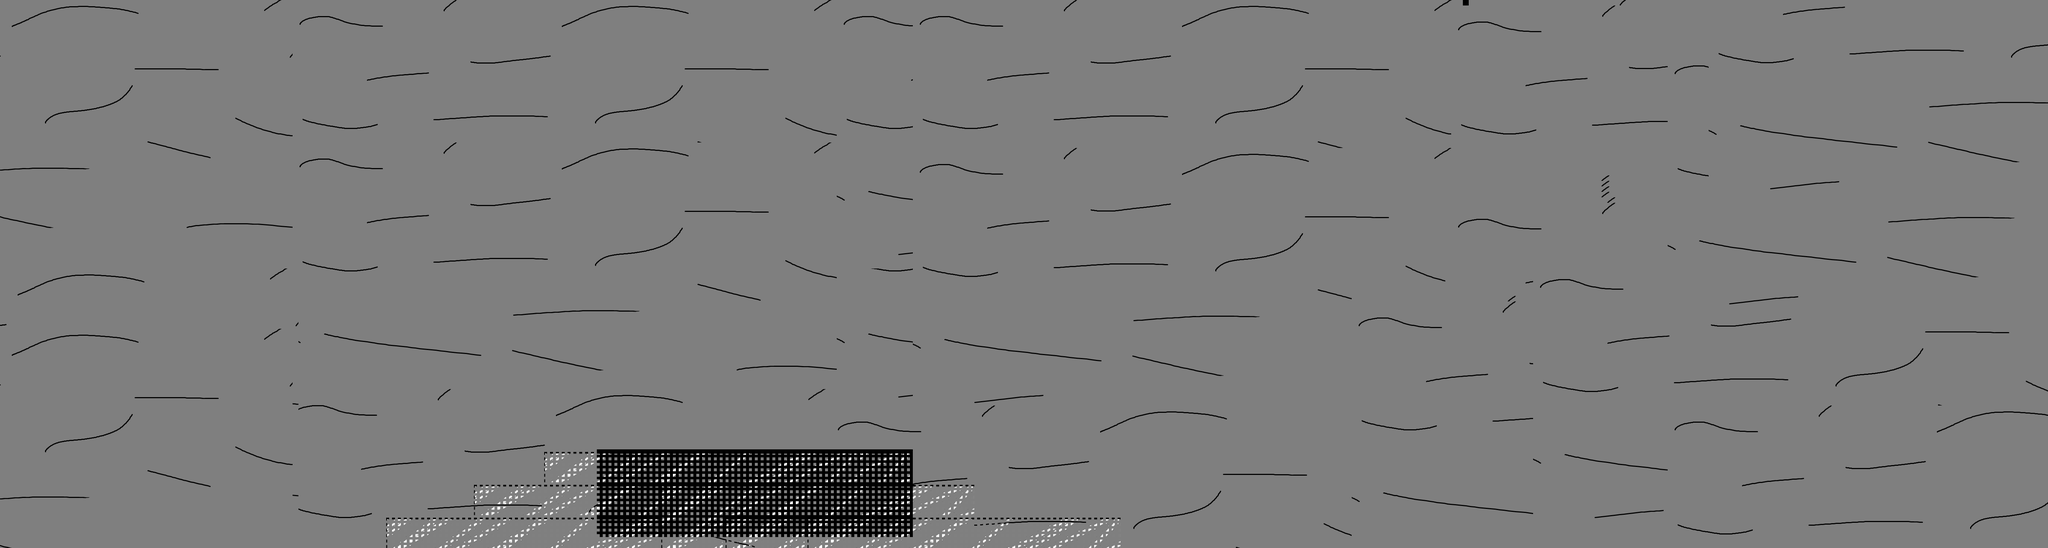

Below is a game level as drawn by its tile map, then a one-line description and the .tmx that defines it (tile-layer data replaced by summaries):
An orthogonal 350x100 tile map with 16x15 px tiles, 2 tile layers (cave, platform), 3 tilesets and 14 objects.

<map version="1.0" tiledversion="2017.12.07" orientation="orthogonal" renderorder="right-down" width="350" height="100" tilewidth="16" tileheight="15" infinite="0" nextobjectid="81">
 <tileset firstgid="1" source="../../caveBG.tsx" />
 <tileset firstgid="5347" source="platform.tsx" />
 <tileset firstgid="6211" source="platform.tsx" />
 <layer name="cave" width="350" height="100">
  <data>[35000 cells, 34999 non-empty, 5470 distinct tile ids]</data>
 </layer>
 <layer name="platform" width="350" height="100">
  <data>[35000 cells, 1596 non-empty, 390 distinct tile ids]</data>
 </layer>
 <objectgroup name="platform">
  <object id="18" x="2618.18" y="360.606" />
  <object id="33" x="1788" y="865.333" width="1.33333" height="1.33333" />
  <object id="60" x="1056" y="1410" width="1008" height="90" />
  <object id="61" x="1296" y="1320" width="672" height="90" />
  <object id="62" x="1488" y="1230" width="1008" height="90" />
  <object id="64" x="2416" y="1410" width="656" height="90" />
  <object id="67" x="1488.33" y="1232.33" width="1008" height="270" />
  <object id="70" x="0" y="1485" width="1056" height="15" />
  <object id="71" x="3072" y="1485" width="704" height="15" />
  <object id="72" x="3776" y="1485" width="1808" height="15" />
  <object id="74" x="5568" y="1485" width="32" height="15" />
  <object id="75" x="2496" y="1329.33" width="174.667" height="170.667" />
  <object id="76" x="2672" y="1410" width="160" height="90" />
  <object id="80" x="2505.33" y="1338.67" height="1.33333" />
 </objectgroup>
</map>
